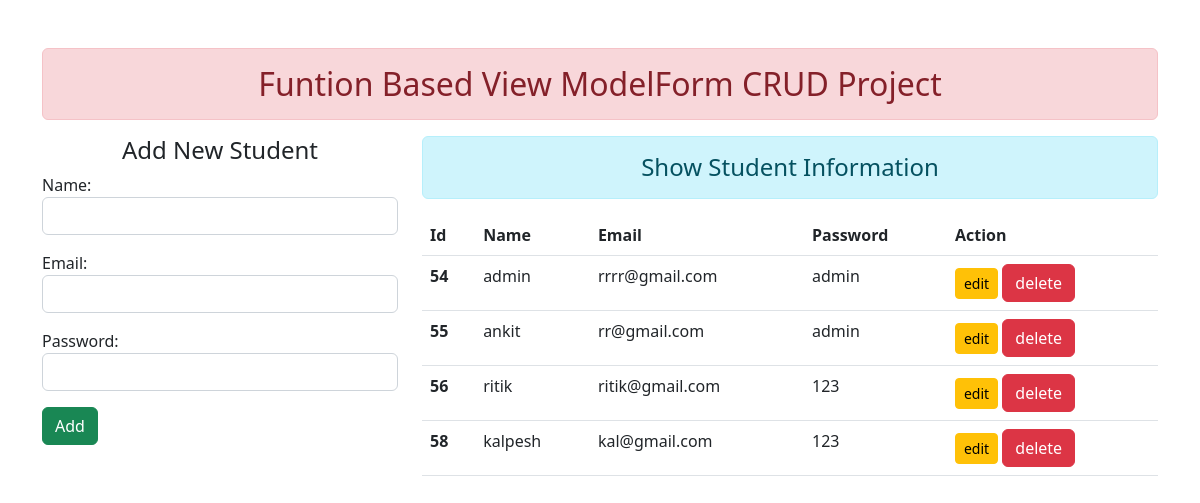
The page / on the database its author committed.
### enroll/models.py (models this page shows)
class user(models.Model):
    name=models.CharField(max_length=50)
    email=models.EmailField(unique=True)
    password=models.CharField(max_length=50)

### enroll/views.py (the view)
# urls.py: path('',views.add_show,name="addandshow"),
def add_show(request):
    if request.method=='POST':
        fm=studentregistration(request.POST)
        if fm.is_valid():
            nm=fm.cleaned_data['name']
            em=fm.cleaned_data['email']
            pw=fm.cleaned_data['password']
            reg=user(name=nm, email=em, password=pw)
            reg.save()
            fm=studentregistration()
    else:
        fm=studentregistration()
    stud=user.objects.all()
    return render(request,'enroll/addandshow.html',{'form':fm, 'stu':stud})

### enroll/form.py
class studentregistration(forms.ModelForm):
    class Meta:
        model=user
        fields=['name','email','password']
        widgets={
            'name': forms.TextInput(attrs={'class':'form-control'}),
            'email': forms.EmailInput(attrs={'class':'form-control'}),
            'password': forms.PasswordInput(render_value=True, attrs={'class':'form-control'})
        }

### enroll/templates/enroll/addandshow.html (shortened to what this page needs)
{% extends 'enroll/base.html' %}
{% block content %}
<div class="row">
    <div class="col-sm-4">
        <h4 class="text-center alert-info"> Add New Student </h4>
        <form action="" method="POST">
            {{form.as_p}}
            <button type="sumbit" class="btn btn-success">Add</button>
        </form>
    </div>
    <div class="col-sm-8">
        <h4 class="text-center alert alert-info">Show Student Information</h4>
        {% if stu %}
            <table class="table table-hover">
                <thead>
                    <tr>
                        <th scope="col">Id</th>
                        <th scope="col">Name</th>
                        <th scope="col">Email</th>
                        <th scope="col">Password</th>
                        <th scope="col">Action</th>
                    </tr>
                </thead>
                <tbody>
                    {% for st in stu %}
                    <tr>
                        <th scope="row">{{st.id}}</th>
                        <td>{{st.name}}</td>
                        <td>{{st.email}}</td>
                        <td>{{st.password}}</td>
                        <td>
                        <a href="{% url 'updatedata' st.id%}" class="btn btn-warning btn-sm">edit</a>
                        <form action="{% url 'delete_items' st.id %}" method="POST" onclick="return confirm('are you sure ?')" class="d-inline">
                            <input type="submit" class="btn btn-danger" value="delete"> {% csrf_token %}
                        </form>
                        </td>
                    </tr>
                    {% endfor %}
                </tbody>
            </table>
            {% else %}
            <h4 class="text-center alert alert-warning">No Records</h4>
        {% endif %}
    </div>
</div>
{% endblock content %}

### enroll/templates/enroll/base.html (shortened to what this page needs)
<!DOCTYPE html>
{% load static %}
<html lang="en">
<head>
    <link rel="stylesheet" href="{% static 'enroll/css/bootstrap.min.css' %}">
</head>
<body>
    <div class="container mt-5">
        <h2 class ="text-center alert alert-danger">Funtion Based View ModelForm CRUD Project</h2>
        {% block content %} {% endblock content %}
    </div>
</body>
</html>

### rows shown on the page
user: id "54", name "admin", email "rrrr@gmail.com", password "admin"
user: id "55", name "ankit", email "rr@gmail.com", password "admin"
user: id "56", name "ritik", email "ritik@gmail.com", password "123"
user: id "58", name "kalpesh", email "kal@gmail.com", password "123"
